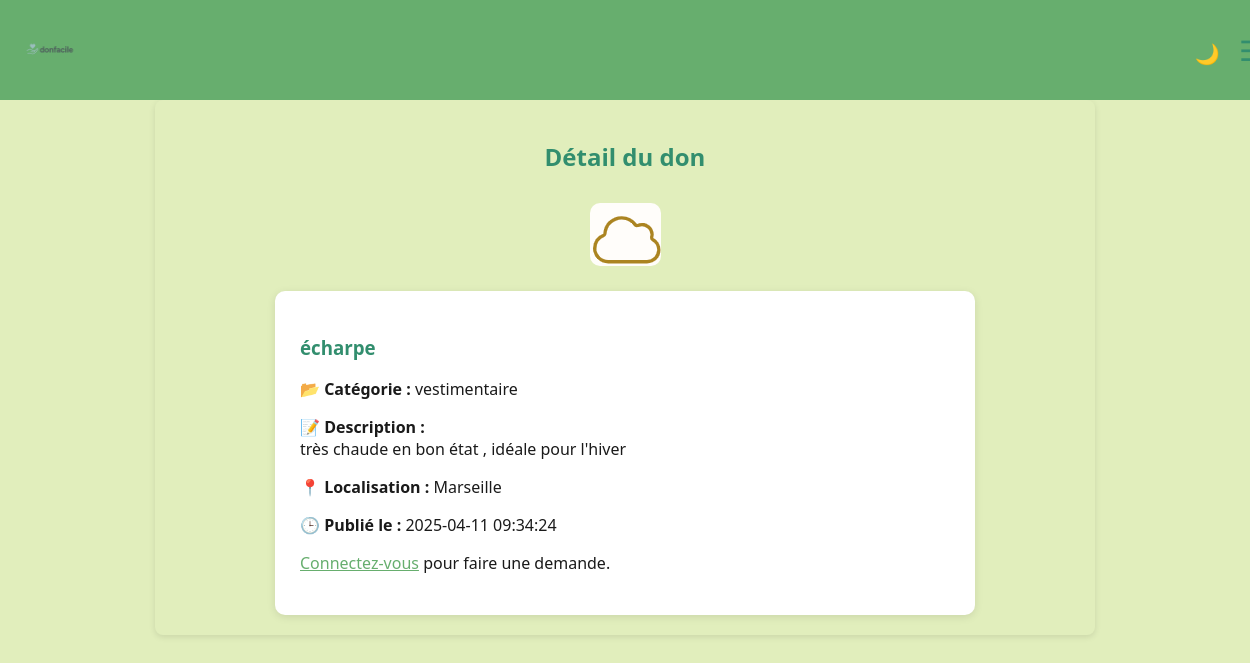
Screenshot of /donation/1 with the database file from the repository.
### tables this page shows
CREATE TABLE donations (
                    id INTEGER PRIMARY KEY AUTOINCREMENT,
                    user_id INTEGER NOT NULL,
                    title TEXT NOT NULL,
                    description TEXT,
                    category TEXT,
                    location TEXT,
                    created_at TIMESTAMP DEFAULT CURRENT_TIMESTAMP, image TEXT, latitude REAL, longitude REAL,
                    FOREIGN KEY (user_id) REFERENCES users(id)
                );

### app.py (the view)
@app.route('/donation/<int:donation_id>')
def donation_detail(donation_id):
    conn = sqlite3.connect('database.db')
    c = conn.cursor()
    c.execute('''
        SELECT title, description, category, location, created_at, image,user_id
        FROM donations WHERE id = ?
    ''', (donation_id,))
    donation = c.fetchone()
    if not donation:
        return "Don introuvanle", 404
    donateur_id=donation[6]
    c.execute('''
        SELECT COUNT(*) FROM requests
        WHERE donation_id = ? AND status = 'acceptée'
    ''', (donation_id,))
    demande_acceptee = c.fetchone()[0] > 0
    conn.close()
    return render_template('donation_detail.html', donation=donation, donation_id=donation_id,donateur_id=donateur_id, demande_acceptee=demande_acceptee)

### app.py (called while the page is built, shortened)
@app.context_processor
def inject_unread_count():
    return {'unread_count': 0}

### templates/donation_detail.html
{% extends 'base.html' %}
{% block content %}
<div style="max-width: 700px; margin: auto;" class="fade-in">
    <h2 style="text-align: center; color: var(--vert-fonce); margin-bottom: 30px;">Détail du don</h2>
    {% if donation %}
        {% if donation[5] %}
            <div style="text-align: center;">
                <img src="{{ url_for('static', filename='uploads/' ~ donation[5]) }}"
                     alt="Image du don"
                     style="max-width: 100%; border-radius: 10px; margin-bottom: 20px;">
            </div>
        {% endif %}
        <div style="background: var(--blanc); padding: 25px; border-radius: 10px; box-shadow: 0 2px 8px rgba(0,0,0,0.1);">
            <h3 style="color: var(--vert-fonce);">{{ donation[0] }}</h3>
            <p><strong>📂 Catégorie :</strong> {{ donation[2] }}</p>
            <p><strong>📝 Description :</strong><br>{{ donation[1] }}</p>
            <p><strong>📍 Localisation :</strong> {{ donation[3] }}</p>
            <p><strong>🕒 Publié le :</strong> {{ donation[4] }}</p>
            {% if session.get('user_id') %}
                {% if demande_acceptee %}
                    <p style="color: gray; font-style: italic;">Ce don a déjà été attribué.</p>
                {% else %}
                    <form method="POST" action="{{ url_for('request_donation', donation_id=donation_id) }}" style="margin-top: 20px;">
                        <button type="submit" class="btn-custom">📩 Demander ce don</button>
                    </form>
                    <p style="margin-top: 15px;">
                        <a href="{{ url_for('messages', donation_id=donation_id, receiver_id=donateur_id) }}"
                           style="color: var(--vert-moyen); text-decoration: underline;">
                            💬 Discuter avec le donateur
                        </a>
                    </p>
                {% endif %}
            {% else %}
                <p><a href="{{ url_for('login') }}" style="color: var(--vert-moyen); text-decoration: underline;">Connectez-vous</a> pour faire une demande.</p>
            {% endif %}
        </div>
    {% else %}
        <p style="text-align: center;">❌ Ce don n'existe pas.</p>
    {% endif %}
</div>
{% endblock %}

### static/css/style.css (style rules this page uses)
:root { --vert-fonce: #328E6E; --vert-moyen: #67AE6E; --vert-clair: #90C67C; --beige-vert: #E1EEBC; --texte: #1A1A1A; --blanc: #fff; }
body { margin: 0; font-family: 'Segoe UI', Tahoma, sans-serif; background-color: var(--beige-vert); color: var(--texte); }
a { color: #328E6E; }
.fade-in { animation: fadeIn 0.8s ease-in-out; }
img { max-width: 100%; height: auto; }

### rows the page displays
donations: image (picture), title "écharpe", category "vestimentaire", description "très chaude en bon état , idéale pour l'hiver", location "Marseille", created_at "2025-04-11 09:34:24"
